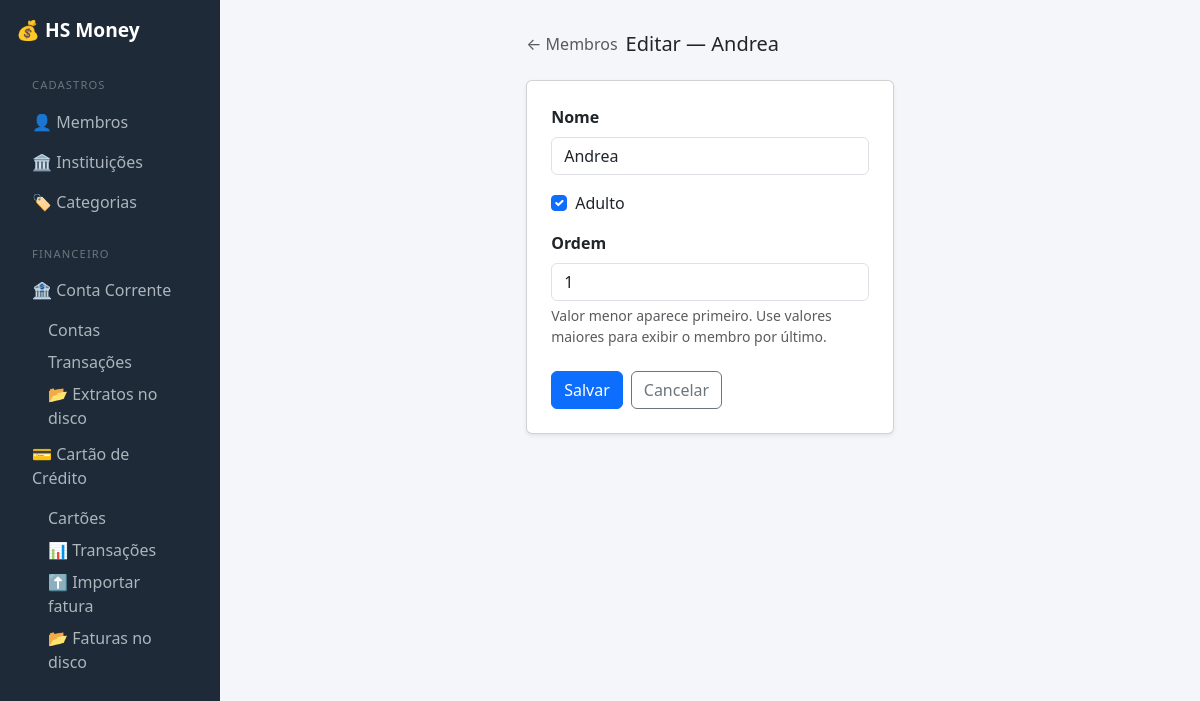
Screenshot of /membros/2/editar/ with the database file from the repository.
### hs_money/core/models.py (models this page shows, shortened)
class Membro(models.Model):
    nome = models.CharField("Nome", max_length=100)
    adulto = models.BooleanField(default=True)
    ordem = models.PositiveIntegerField("Ordem", default=0)
    class Meta:
        ordering = ["ordem", "nome"]

### hs_money/core/views.py (the view)
# urls.py: path('membros/<int:pk>/editar/',     views.membro_editar,      name='membro_editar'),
def membro_editar(request, pk):
    membro = get_object_or_404(Membro, pk=pk)
    form = MembroForm(request.POST or None, instance=membro)
    if form.is_valid():
        form.save()
        messages.success(request, f'Membro "{membro.nome}" atualizado.')
        return redirect('core:membro_lista')
    return render(request, 'core/membros/form.html', {'form': form, 'titulo': f'Editar — {membro.nome}', 'membro': membro})

### hs_money/core/forms.py
class MembroForm(forms.ModelForm):
    class Meta:
        model = Membro
        fields = ["nome", "adulto", "ordem"]
        widgets = {
            "nome": forms.TextInput(attrs={"class": "form-control", "autofocus": True}),
            "adulto": forms.CheckboxInput(attrs={"class": "form-check-input"}),
            "ordem": forms.NumberInput(attrs={"class": "form-control"}),
        }
        labels = {
            "nome": "Nome",
            "adulto": "Adulto",
            "ordem": "Ordem",
        }

### hs_money/core/templates/core/membros/form.html (shortened to what this page needs)
{% extends "core/base.html" %}
{% block content %}
<div class="row justify-content-center">
  <div class="col-md-5">
    <div class="d-flex align-items-center mb-4">
      <a href="{% url 'core:membro_lista' %}" class="text-muted text-decoration-none me-2">← Membros</a>
      <h5 class="mb-0">{{ titulo }}</h5>
    </div>
    <div class="card shadow-sm">
      <div class="card-body p-4">
        <form method="post" novalidate>
          <div class="mb-3">
            <label for="{{ form.nome.id_for_label }}" class="form-label fw-semibold">Nome</label>
            {{ form.nome }}
          </div>
          <div class="mb-3">
            <div class="form-check">
              {{ form.adulto }}
              <label class="form-check-label" for="{{ form.adulto.id_for_label }}">Adulto</label>
            </div>
          </div>
          <div class="mb-4">
            <label for="{{ form.ordem.id_for_label }}" class="form-label fw-semibold">Ordem</label>
            {{ form.ordem }}
            <div class="form-text text-muted">Valor menor aparece primeiro. Use valores maiores para exibir o membro por último.</div>
          </div>
          <div class="d-flex gap-2">
            <button type="submit" class="btn btn-primary">Salvar</button>
            <a href="{% url 'core:membro_lista' %}" class="btn btn-outline-secondary">Cancelar</a>
          </div>
        </form>
      </div>
    </div>
  </div>
</div>
{% endblock %}

### hs_money/core/templates/core/base.html (style rules this page uses)
body { background: #f5f6fa; }

### rows the page displays
Membro: nome "Andrea", adulto "☑", ordem "1"

### other values shown
{{ titulo }} "Editar — Andrea"
